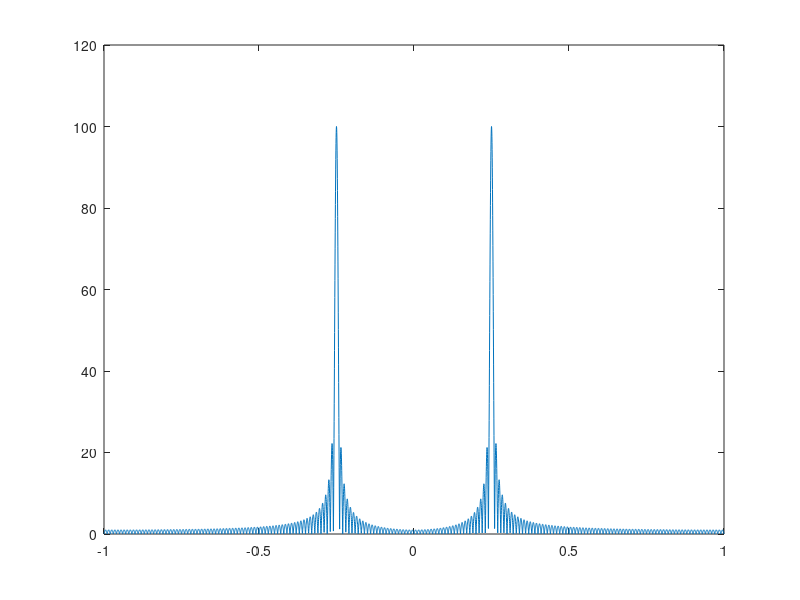

Write MATLAB code to recreate this figure. (Note: this script raises an error after producing the figure.)
clear all; clc; close all;
N=200;
n=0:N-1;
w0=pi/4;
x1=cos(w0*n);
w=-pi:0.001:pi;
nt=n';
Adtft=exp(-1i*nt*w);
Xf1=x1*Adtft;
Xf1a=abs(Xf1);
figure(1);
plot(w/pi,Xf1a);
x2=stp(n,50)-stp(n,151);
Xf2=x2*Adtft;
Xf2a=abs(Xf2);
figure(2);
plot(w/pi,Xf2a);
